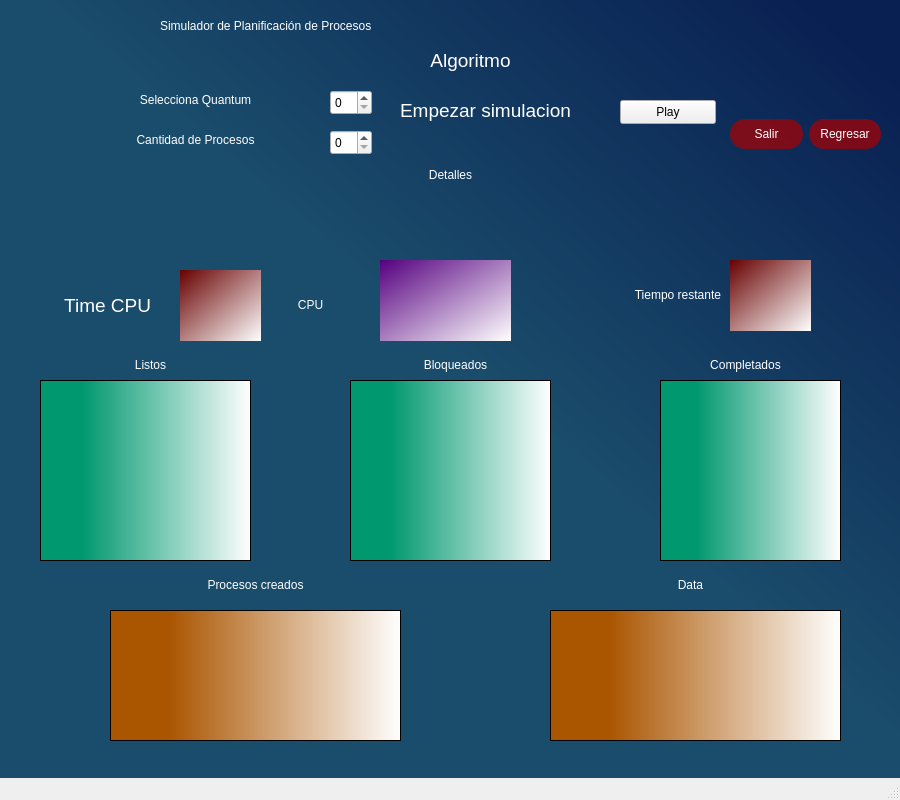
 <widget class="QMainWindow" name="MainWindow">
  <property name="geometry">
   <rect>
    <x>0</x>
    <y>0</y>
    <width>900</width>
    <height>800</height>
   </rect>
  </property>
  <property name="minimumSize">
   <size>
    <width>750</width>
    <height>700</height>
   </size>
  </property>
  <property name="maximumSize">
   <size>
    <width>1000</width>
    <height>2000</height>
   </size>
  </property>
  <property name="windowTitle">
   <string>MainWindow</string>
  </property>
  <property name="styleSheet">
   <string notr="true">QWidget#centralwidget{
background-color: qlineargradient(spread:pad, x1:0.092, y1:0.908909, x2:1, y2:0, stop:0.477273 rgba(26, 76, 107, 255), stop:0.943182 rgba(9, 32, 82, 255));}</string>
  </property>
  <widget class="QWidget" name="centralwidget">
   <widget class="QLabel" name="label">
    <property name="geometry">
     <rect>
      <x>160</x>
      <y>10</y>
      <width>601</width>
      <height>31</height>
     </rect>
    </property>
    <property name="styleSheet">
     <string notr="true">font: 24pt &quot;Sitka Text&quot;;
color: white;</string>
    </property>
    <property name="text">
     <string>Simulador de Planificación de Procesos</string>
    </property>
   </widget>
   <widget class="QLabel" name="label_2">
    <property name="geometry">
     <rect>
      <x>110</x>
      <y>40</y>
      <width>721</width>
      <height>41</height>
     </rect>
    </property>
    <property name="toolTip">
     <string>&lt;html&gt;&lt;head/&gt;&lt;body&gt;&lt;p align=&quot;right&quot;&gt;&lt;br/&gt;&lt;/p&gt;&lt;/body&gt;&lt;/html&gt;</string>
    </property>
    <property name="styleSheet">
     <string notr="true">font: 600 18pt &quot;Segoe UI Semibold&quot;;
color: white;
text-align: center;</string>
    </property>
    <property name="text">
     <string>&lt;html&gt;&lt;head/&gt;&lt;body&gt;&lt;p align=&quot;center&quot;&gt;&lt;span style=&quot; font-size:14pt;&quot;&gt;Algoritmo&lt;/span&gt;&lt;/p&gt;&lt;/body&gt;&lt;/html&gt;</string>
    </property>
   </widget>
   <widget class="QWidget" name="widget" native="true">
    <property name="geometry">
     <rect>
      <x>730</x>
      <y>110</y>
      <width>151</width>
      <height>49</height>
     </rect>
    </property>
    <layout class="QHBoxLayout" name="horizontalLayout">
     <item>
      <widget class="QPushButton" name="salir">
       <property name="styleSheet">
        <string notr="true">font: 600 8pt &quot;Yu Gothic UI Semibold&quot;;
color: white;
border-radius: 15px;
padding: 8px;
background-color: rgba(170, 0, 0, 180);</string>
       </property>
       <property name="text">
        <string>Salir</string>
       </property>
      </widget>
     </item>
     <item>
      <widget class="QPushButton" name="regresar">
       <property name="styleSheet">
        <string notr="true">font: 600 8pt &quot;Yu Gothic UI Semibold&quot;;
color: white;
border-radius: 15px;
padding: 8px;
background-color: rgba(170, 0, 0, 180);</string>
       </property>
       <property name="text">
        <string>Regresar</string>
       </property>
      </widget>
     </item>
    </layout>
   </widget>
   <widget class="QLabel" name="label_3">
    <property name="geometry">
     <rect>
      <x>360</x>
      <y>90</y>
      <width>251</width>
      <height>41</height>
     </rect>
    </property>
    <property name="toolTip">
     <string>&lt;html&gt;&lt;head/&gt;&lt;body&gt;&lt;p align=&quot;right&quot;&gt;&lt;br/&gt;&lt;/p&gt;&lt;/body&gt;&lt;/html&gt;</string>
    </property>
    <property name="styleSheet">
     <string notr="true">font: 600 18pt &quot;Segoe UI Semibold&quot;;
color: white;
text-align: center;</string>
    </property>
    <property name="text">
     <string>&lt;html&gt;&lt;head/&gt;&lt;body&gt;&lt;p align=&quot;center&quot;&gt;&lt;span style=&quot; font-size:14pt;&quot;&gt;Empezar simulacion&lt;/span&gt;&lt;/p&gt;&lt;/body&gt;&lt;/html&gt;</string>
    </property>
   </widget>
   <widget class="QLabel" name="label_7">
    <property name="geometry">
     <rect>
      <x>110</x>
      <y>350</y>
      <width>81</width>
      <height>31</height>
     </rect>
    </property>
    <property name="toolTip">
     <string>&lt;html&gt;&lt;head/&gt;&lt;body&gt;&lt;p align=&quot;right&quot;&gt;&lt;br/&gt;&lt;/p&gt;&lt;/body&gt;&lt;/html&gt;</string>
    </property>
    <property name="styleSheet">
     <string notr="true">font: 600 18pt &quot;Segoe UI Semibold&quot;;
color: white;
text-align: center;</string>
    </property>
    <property name="text">
     <string>&lt;html&gt;&lt;head/&gt;&lt;body&gt;&lt;p align=&quot;center&quot;&gt;Listos&lt;/p&gt;&lt;/body&gt;&lt;/html&gt;</string>
    </property>
   </widget>
   <widget class="QLabel" name="label_8">
    <property name="geometry">
     <rect>
      <x>270</x>
      <y>290</y>
      <width>81</width>
      <height>31</height>
     </rect>
    </property>
    <property name="toolTip">
     <string>&lt;html&gt;&lt;head/&gt;&lt;body&gt;&lt;p align=&quot;right&quot;&gt;&lt;br/&gt;&lt;/p&gt;&lt;/body&gt;&lt;/html&gt;</string>
    </property>
    <property name="styleSheet">
     <string notr="true">font: 600 18pt &quot;Segoe UI Semibold&quot;;
color: white;
text-align: center;</string>
    </property>
    <property name="text">
     <string>&lt;html&gt;&lt;head/&gt;&lt;body&gt;&lt;p align=&quot;center&quot;&gt;CPU&lt;/p&gt;&lt;/body&gt;&lt;/html&gt;</string>
    </property>
   </widget>
   <widget class="QLabel" name="label_9">
    <property name="geometry">
     <rect>
      <x>390</x>
      <y>350</y>
      <width>131</width>
      <height>31</height>
     </rect>
    </property>
    <property name="toolTip">
     <string>&lt;html&gt;&lt;head/&gt;&lt;body&gt;&lt;p align=&quot;right&quot;&gt;&lt;br/&gt;&lt;/p&gt;&lt;/body&gt;&lt;/html&gt;</string>
    </property>
    <property name="styleSheet">
     <string notr="true">font: 600 18pt &quot;Segoe UI Semibold&quot;;
color: white;
text-align: center;</string>
    </property>
    <property name="text">
     <string>&lt;html&gt;&lt;head/&gt;&lt;body&gt;&lt;p align=&quot;center&quot;&gt;Bloqueados&lt;/p&gt;&lt;/body&gt;&lt;/html&gt;</string>
    </property>
   </widget>
   <widget class="QListWidget" name="listaListos">
    <property name="geometry">
     <rect>
      <x>40</x>
      <y>380</y>
      <width>211</width>
      <height>181</height>
     </rect>
    </property>
    <property name="styleSheet">
     <string notr="true">color: qlineargradient(spread:pad, x1:0, y1:0, x2:1, y2:0, stop:0 rgba(0, 25, 62, 251), stop:1 rgba(255, 255, 255, 255));
background-color: qlineargradient(spread:pad, x1:0, y1:0, x2:1, y2:0, stop:0.20 rgb(0, 152, 111), stop:1 rgb(255, 255, 255));</string>
    </property>
   </widget>
   <widget class="QListWidget" name="listaBloqueados">
    <property name="geometry">
     <rect>
      <x>350</x>
      <y>380</y>
      <width>201</width>
      <height>181</height>
     </rect>
    </property>
    <property name="styleSheet">
     <string notr="true">color: qlineargradient(spread:pad, x1:0, y1:0, x2:1, y2:0, stop:0 rgba(0, 25, 62, 251), stop:1 rgba(255, 255, 255, 255));
background-color: qlineargradient(spread:pad, x1:0, y1:0, x2:1, y2:0, stop:0.20 rgb(0, 152, 111), stop:1 rgb(255, 255, 255));</string>
    </property>
   </widget>
   <widget class="QListWidget" name="listaCompletados">
    <property name="geometry">
     <rect>
      <x>660</x>
      <y>380</y>
      <width>181</width>
      <height>181</height>
     </rect>
    </property>
    <property name="styleSheet">
     <string notr="true">color: qlineargradient(spread:pad, x1:0, y1:0, x2:1, y2:0, stop:0 rgba(0, 25, 62, 251), stop:1 rgba(255, 255, 255, 255));
background-color: qlineargradient(spread:pad, x1:0, y1:0, x2:1, y2:0, stop:0.20 rgb(0, 152, 111), stop:1 rgb(255, 255, 255));</string>
    </property>
   </widget>
   <widget class="QLabel" name="label_12">
    <property name="geometry">
     <rect>
      <x>670</x>
      <y>350</y>
      <width>151</width>
      <height>31</height>
     </rect>
    </property>
    <property name="toolTip">
     <string>&lt;html&gt;&lt;head/&gt;&lt;body&gt;&lt;p align=&quot;right&quot;&gt;&lt;br/&gt;&lt;/p&gt;&lt;/body&gt;&lt;/html&gt;</string>
    </property>
    <property name="styleSheet">
     <string notr="true">font: 600 18pt &quot;Segoe UI Semibold&quot;;
color: white;
text-align: center;</string>
    </property>
    <property name="text">
     <string>&lt;html&gt;&lt;head/&gt;&lt;body&gt;&lt;p align=&quot;center&quot;&gt;Completados&lt;/p&gt;&lt;/body&gt;&lt;/html&gt;</string>
    </property>
   </widget>
   <widget class="QLabel" name="label_5">
    <property name="geometry">
     <rect>
      <x>60</x>
      <y>280</y>
      <width>91</width>
      <height>51</height>
     </rect>
    </property>
    <property name="maximumSize">
     <size>
      <width>500</width>
      <height>16777215</height>
     </size>
    </property>
    <property name="toolTip">
     <string>&lt;html&gt;&lt;head/&gt;&lt;body&gt;&lt;p align=&quot;right&quot;&gt;&lt;br/&gt;&lt;/p&gt;&lt;/body&gt;&lt;/html&gt;</string>
    </property>
    <property name="styleSheet">
     <string notr="true">font: 600 18pt &quot;Segoe UI Semibold&quot;;
color: white;
text-align: center;</string>
    </property>
    <property name="text">
     <string>&lt;html&gt;&lt;head/&gt;&lt;body&gt;&lt;p align=&quot;right&quot;&gt;&lt;span style=&quot; font-size:14pt;&quot;&gt;Time CPU&lt;/span&gt;&lt;/p&gt;&lt;/body&gt;&lt;/html&gt;</string>
    </property>
   </widget>
   <widget class="QLabel" name="label_11">
    <property name="geometry">
     <rect>
      <x>180</x>
      <y>270</y>
      <width>81</width>
      <height>71</height>
     </rect>
    </property>
    <property name="palette">
     <palette>
      <active>
       <colorrole role="Button">
        <brush brushstyle="LinearGradientPattern">
         <gradient startx="0.000000000000000" starty="0.000000000000000" endx="1.000000000000000" endy="1.000000000000000" type="LinearGradient" spread="PadSpread" coordinatemode="ObjectBoundingMode">
          <gradientstop position="0.000000000000000">
           <color alpha="255">
            <red>104</red>
            <green>0</green>
            <blue>0</blue>
           </color>
          </gradientstop>
          <gradientstop position="1.000000000000000">
           <color alpha="255">
            <red>255</red>
            <green>255</green>
            <blue>255</blue>
           </color>
          </gradientstop>
         </gradient>
        </brush>
       </colorrole>
       <colorrole role="Base">
        <brush brushstyle="LinearGradientPattern">
         <gradient startx="0.000000000000000" starty="0.000000000000000" endx="1.000000000000000" endy="1.000000000000000" type="LinearGradient" spread="PadSpread" coordinatemode="ObjectBoundingMode">
          <gradientstop position="0.000000000000000">
           <color alpha="255">
            <red>104</red>
            <green>0</green>
            <blue>0</blue>
           </color>
          </gradientstop>
          <gradientstop position="1.000000000000000">
           <color alpha="255">
            <red>255</red>
            <green>255</green>
            <blue>255</blue>
           </color>
          </gradientstop>
         </gradient>
        </brush>
       </colorrole>
       <colorrole role="Window">
        <brush brushstyle="LinearGradientPattern">
         <gradient startx="0.000000000000000" starty="0.000000000000000" endx="1.000000000000000" endy="1.000000000000000" type="LinearGradient" spread="PadSpread" coordinatemode="ObjectBoundingMode">
          <gradientstop position="0.000000000000000">
           <color alpha="255">
            <red>104</red>
            <green>0</green>
            <blue>0</blue>
           </color>
          </gradientstop>
          <gradientstop position="1.000000000000000">
           <color alpha="255">
            <red>255</red>
            <green>255</green>
            <blue>255</blue>
           </color>
          </gradientstop>
         </gradient>
        </brush>
       </colorrole>
      </active>
      <inactive>
       <colorrole role="Button">
        <brush brushstyle="LinearGradientPattern">
         <gradient startx="0.000000000000000" starty="0.000000000000000" endx="1.000000000000000" endy="1.000000000000000" type="LinearGradient" spread="PadSpread" coordinatemode="ObjectBoundingMode">
          <gradientstop position="0.000000000000000">
           <color alpha="255">
            <red>104</red>
            <green>0</green>
            <blue>0</blue>
           </color>
          </gradientstop>
          <gradientstop position="1.000000000000000">
           <color alpha="255">
            <red>255</red>
            <green>255</green>
            <blue>255</blue>
           </color>
          </gradientstop>
         </gradient>
        </brush>
       </colorrole>
       <colorrole role="Base">
        <brush brushstyle="LinearGradientPattern">
         <gradient startx="0.000000000000000" starty="0.000000000000000" endx="1.000000000000000" endy="1.000000000000000" type="LinearGradient" spread="PadSpread" coordinatemode="ObjectBoundingMode">
          <gradientstop position="0.000000000000000">
           <color alpha="255">
            <red>104</red>
            <green>0</green>
            <blue>0</blue>
           </color>
          </gradientstop>
          <gradientstop position="1.000000000000000">
           <color alpha="255">
            <red>255</red>
            <green>255</green>
            <blue>255</blue>
           </color>
          </gradientstop>
         </gradient>
        </brush>
       </colorrole>
       <colorrole role="Window">
        <brush brushstyle="LinearGradientPattern">
         <gradient startx="0.000000000000000" starty="0.000000000000000" endx="1.000000000000000" endy="1.000000000000000" type="LinearGradient" spread="PadSpread" coordinatemode="ObjectBoundingMode">
          <gradientstop position="0.000000000000000">
           <color alpha="255">
            <red>104</red>
            <green>0</green>
            <blue>0</blue>
           </color>
          </gradientstop>
          <gradientstop position="1.000000000000000">
           <color alpha="255">
            <red>255</red>
            <green>255</green>
            <blue>255</blue>
           </color>
          </gradientstop>
         </gradient>
        </brush>
       </colorrole>
      </inactive>
      <disabled>
       <colorrole role="Button">
        <brush brushstyle="LinearGradientPattern">
         <gradient startx="0.000000000000000" starty="0.000000000000000" endx="1.000000000000000" endy="1.000000000000000" type="LinearGradient" spread="PadSpread" coordinatemode="ObjectBoundingMode">
          <gradientstop position="0.000000000000000">
           <color alpha="255">
            <red>104</red>
            <green>0</green>
            <blue>0</blue>
           </color>
          </gradientstop>
          <gradientstop position="1.000000000000000">
           <color alpha="255">
            <red>255</red>
            <green>255</green>
            <blue>255</blue>
           </color>
          </gradientstop>
         </gradient>
        </brush>
       </colorrole>
       <colorrole role="Base">
        <brush brushstyle="LinearGradientPattern">
         <gradient startx="0.000000000000000" starty="0.000000000000000" endx="1.000000000000000" endy="1.000000000000000" type="LinearGradient" spread="PadSpread" coordinatemode="ObjectBoundingMode">
          <gradientstop position="0.000000000000000">
           <color alpha="255">
            <red>104</red>
            <green>0</green>
            <blue>0</blue>
           </color>
          </gradientstop>
          <gradientstop position="1.000000000000000">
           <color alpha="255">
            <red>255</red>
            <green>255</green>
            <blue>255</blue>
           </color>
          </gradientstop>
         </gradient>
        </brush>
       </colorrole>
       <colorrole role="Window">
        <brush brushstyle="LinearGradientPattern">
         <gradient startx="0.000000000000000" starty="0.000000000000000" endx="1.000000000000000" endy="1.000000000000000" type="LinearGradient" spread="PadSpread" coordinatemode="ObjectBoundingMode">
          <gradientstop position="0.000000000000000">
           <color alpha="255">
            <red>104</red>
            <green>0</green>
            <blue>0</blue>
           </color>
          </gradientstop>
          <gradientstop position="1.000000000000000">
           <color alpha="255">
            <red>255</red>
            <green>255</green>
            <blue>255</blue>
           </color>
          </gradientstop>
         </gradient>
        </brush>
       </colorrole>
      </disabled>
     </palette>
    </property>
    <property name="toolTip">
     <string>&lt;html&gt;&lt;head/&gt;&lt;body&gt;&lt;p align=&quot;right&quot;&gt;&lt;br/&gt;&lt;/p&gt;&lt;/body&gt;&lt;/html&gt;</string>
    </property>
    <property name="styleSheet">
     <string notr="true">font: 600 18pt &quot;Segoe UI Semibold&quot;;
text-align: center;
background-color: qlineargradient(spread:pad, x1:0, y1:0, x2:1, y2:1, stop:0 rgb(104, 0, 0), stop:1 rgba(255, 255, 255, 255));
border-radius: x10</string>
    </property>
    <property name="text">
     <string>&lt;html&gt;&lt;head/&gt;&lt;body&gt;&lt;p align=&quot;center&quot;&gt;&lt;br/&gt;&lt;/p&gt;&lt;/body&gt;&lt;/html&gt;</string>
    </property>
    <property name="alignment">
     <set>Qt::AlignCenter</set>
    </property>
   </widget>
   <widget class="QLabel" name="label_CPU">
    <property name="geometry">
     <rect>
      <x>380</x>
      <y>260</y>
      <width>131</width>
      <height>81</height>
     </rect>
    </property>
    <property name="toolTip">
     <string>&lt;html&gt;&lt;head/&gt;&lt;body&gt;&lt;p align=&quot;right&quot;&gt;&lt;br/&gt;&lt;/p&gt;&lt;/body&gt;&lt;/html&gt;</string>
    </property>
    <property name="styleSheet">
     <string notr="true">font: 600 18pt &quot;Segoe UI Semibold&quot;;
background-color: rgb(85, 0, 127);
text-align: center;
background-color: qlineargradient(spread:pad, x1:0, y1:0, x2:1, y2:1, stop:0 rgb(85, 0, 127), stop:1 rgba(255, 255, 255, 255));</string>
    </property>
    <property name="text">
     <string>&lt;html&gt;&lt;head/&gt;&lt;body&gt;&lt;p align=&quot;center&quot;&gt;&lt;br/&gt;&lt;/p&gt;&lt;/body&gt;&lt;/html&gt;</string>
    </property>
    <property name="alignment">
     <set>Qt::AlignCenter</set>
    </property>
   </widget>
   <widget class="QPushButton" name="play">
    <property name="geometry">
     <rect>
      <x>620</x>
      <y>100</y>
      <width>96</width>
      <height>24</height>
     </rect>
    </property>
    <property name="text">
     <string>Play</string>
    </property>
   </widget>
   <widget class="QLabel" name="label_10">
    <property name="geometry">
     <rect>
      <x>400</x>
      <y>160</y>
      <width>101</width>
      <height>31</height>
     </rect>
    </property>
    <property name="toolTip">
     <string>&lt;html&gt;&lt;head/&gt;&lt;body&gt;&lt;p align=&quot;right&quot;&gt;&lt;br/&gt;&lt;/p&gt;&lt;/body&gt;&lt;/html&gt;</string>
    </property>
    <property name="styleSheet">
     <string notr="true">font: 600 18pt &quot;Segoe UI Semibold&quot;;
color: white;
text-align: center;</string>
    </property>
    <property name="text">
     <string>&lt;html&gt;&lt;head/&gt;&lt;body&gt;&lt;p align=&quot;center&quot;&gt;Detalles&lt;/p&gt;&lt;/body&gt;&lt;/html&gt;</string>
    </property>
   </widget>
   <widget class="QLabel" name="label_detalles">
    <property name="geometry">
     <rect>
      <x>40</x>
      <y>210</y>
      <width>831</width>
      <height>31</height>
     </rect>
    </property>
    <property name="toolTip">
     <string>&lt;html&gt;&lt;head/&gt;&lt;body&gt;&lt;p align=&quot;right&quot;&gt;&lt;br/&gt;&lt;/p&gt;&lt;/body&gt;&lt;/html&gt;</string>
    </property>
    <property name="styleSheet">
     <string notr="true">font: 500 18pt &quot;Segoe UI Semibold&quot;;
color: white;
text-align: center;</string>
    </property>
    <property name="text">
     <string>&lt;html&gt;&lt;head/&gt;&lt;body&gt;&lt;p align=&quot;center&quot;&gt;&lt;br/&gt;&lt;/p&gt;&lt;/body&gt;&lt;/html&gt;</string>
    </property>
   </widget>
   <widget class="QListWidget" name="listaPromedios">
    <property name="geometry">
     <rect>
      <x>550</x>
      <y>610</y>
      <width>291</width>
      <height>131</height>
     </rect>
    </property>
    <property name="styleSheet">
     <string notr="true">color: qlineargradient(spread:pad, x1:0, y1:0, x2:1, y2:0, stop:0 rgba(0, 25, 62, 251), stop:1 rgba(255, 255, 255, 255));
background-color: qlineargradient(spread:pad, x1:0, y1:0, x2:1, y2:0, stop:0.20 rgb(170, 85, 0), stop:1 rgb(255, 255, 255));</string>
    </property>
   </widget>
   <widget class="QLabel" name="label_13">
    <property name="geometry">
     <rect>
      <x>640</x>
      <y>570</y>
      <width>101</width>
      <height>31</height>
     </rect>
    </property>
    <property name="toolTip">
     <string>&lt;html&gt;&lt;head/&gt;&lt;body&gt;&lt;p align=&quot;right&quot;&gt;&lt;br/&gt;&lt;/p&gt;&lt;/body&gt;&lt;/html&gt;</string>
    </property>
    <property name="styleSheet">
     <string notr="true">font: 600 18pt &quot;Segoe UI Semibold&quot;;
color: white;
text-align: center;</string>
    </property>
    <property name="text">
     <string>&lt;html&gt;&lt;head/&gt;&lt;body&gt;&lt;p align=&quot;center&quot;&gt;Data&lt;/p&gt;&lt;/body&gt;&lt;/html&gt;</string>
    </property>
   </widget>
   <widget class="QSpinBox" name="quatum">
    <property name="geometry">
     <rect>
      <x>330</x>
      <y>90</y>
      <width>42</width>
      <height>25</height>
     </rect>
    </property>
   </widget>
   <widget class="QLabel" name="label_4">
    <property name="geometry">
     <rect>
      <x>70</x>
      <y>80</y>
      <width>251</width>
      <height>41</height>
     </rect>
    </property>
    <property name="toolTip">
     <string>&lt;html&gt;&lt;head/&gt;&lt;body&gt;&lt;p align=&quot;right&quot;&gt;&lt;br/&gt;&lt;/p&gt;&lt;/body&gt;&lt;/html&gt;</string>
    </property>
    <property name="styleSheet">
     <string notr="true">font: 600 18pt &quot;Segoe UI Semibold&quot;;
color: white;
text-align: center;</string>
    </property>
    <property name="text">
     <string>&lt;html&gt;&lt;head/&gt;&lt;body&gt;&lt;p align=&quot;center&quot;&gt;Selecciona Quantum&lt;/p&gt;&lt;/body&gt;&lt;/html&gt;</string>
    </property>
   </widget>
   <widget class="QLabel" name="label_6">
    <property name="geometry">
     <rect>
      <x>70</x>
      <y>120</y>
      <width>251</width>
      <height>41</height>
     </rect>
    </property>
    <property name="toolTip">
     <string>&lt;html&gt;&lt;head/&gt;&lt;body&gt;&lt;p align=&quot;right&quot;&gt;&lt;br/&gt;&lt;/p&gt;&lt;/body&gt;&lt;/html&gt;</string>
    </property>
    <property name="styleSheet">
     <string notr="true">font: 600 18pt &quot;Segoe UI Semibold&quot;;
color: white;
text-align: center;</string>
    </property>
    <property name="text">
     <string>&lt;html&gt;&lt;head/&gt;&lt;body&gt;&lt;p align=&quot;center&quot;&gt;Cantidad de Procesos&lt;/p&gt;&lt;/body&gt;&lt;/html&gt;</string>
    </property>
   </widget>
   <widget class="QSpinBox" name="cantidad">
    <property name="geometry">
     <rect>
      <x>330</x>
      <y>130</y>
      <width>42</width>
      <height>25</height>
     </rect>
    </property>
   </widget>
   <widget class="QListWidget" name="listaTodosProcesos">
    <property name="geometry">
     <rect>
      <x>110</x>
      <y>610</y>
      <width>291</width>
      <height>131</height>
     </rect>
    </property>
    <property name="styleSheet">
     <string notr="true">color: qlineargradient(spread:pad, x1:0, y1:0, x2:1, y2:0, stop:0 rgba(0, 25, 62, 251), stop:1 rgba(255, 255, 255, 255));
background-color: qlineargradient(spread:pad, x1:0, y1:0, x2:1, y2:0, stop:0.20 rgb(170, 85, 0), stop:1 rgb(255, 255, 255));</string>
    </property>
   </widget>
   <widget class="QLabel" name="label_14">
    <property name="geometry">
     <rect>
      <x>110</x>
      <y>540</y>
      <width>291</width>
      <height>91</height>
     </rect>
    </property>
    <property name="toolTip">
     <string>&lt;html&gt;&lt;head/&gt;&lt;body&gt;&lt;p align=&quot;right&quot;&gt;&lt;br/&gt;&lt;/p&gt;&lt;/body&gt;&lt;/html&gt;</string>
    </property>
    <property name="styleSheet">
     <string notr="true">font: 600 18pt &quot;Segoe UI Semibold&quot;;
color: white;
text-align: center;</string>
    </property>
    <property name="text">
     <string>&lt;html&gt;&lt;head/&gt;&lt;body&gt;&lt;p align=&quot;center&quot;&gt;Procesos creados&lt;/p&gt;&lt;/body&gt;&lt;/html&gt;</string>
    </property>
   </widget>
   <widget class="QLabel" name="tiempoRestante">
    <property name="geometry">
     <rect>
      <x>730</x>
      <y>260</y>
      <width>81</width>
      <height>71</height>
     </rect>
    </property>
    <property name="palette">
     <palette>
      <active>
       <colorrole role="Button">
        <brush brushstyle="LinearGradientPattern">
         <gradient startx="0.000000000000000" starty="0.000000000000000" endx="1.000000000000000" endy="1.000000000000000" type="LinearGradient" spread="PadSpread" coordinatemode="ObjectBoundingMode">
          <gradientstop position="0.000000000000000">
           <color alpha="255">
            <red>104</red>
            <green>0</green>
            <blue>0</blue>
           </color>
          </gradientstop>
          <gradientstop position="1.000000000000000">
           <color alpha="255">
            <red>255</red>
            <green>255</green>
            <blue>255</blue>
           </color>
          </gradientstop>
         </gradient>
        </brush>
       </colorrole>
       <colorrole role="Base">
        <brush brushstyle="LinearGradientPattern">
         <gradient startx="0.000000000000000" starty="0.000000000000000" endx="1.000000000000000" endy="1.000000000000000" type="LinearGradient" spread="PadSpread" coordinatemode="ObjectBoundingMode">
          <gradientstop position="0.000000000000000">
           <color alpha="255">
            <red>104</red>
            <green>0</green>
            <blue>0</blue>
           </color>
          </gradientstop>
          <gradientstop position="1.000000000000000">
           <color alpha="255">
            <red>255</red>
            <green>255</green>
            <blue>255</blue>
           </color>
          </gradientstop>
         </gradient>
        </brush>
       </colorrole>
       <colorrole role="Window">
        <brush brushstyle="LinearGradientPattern">
         <gradient startx="0.000000000000000" starty="0.000000000000000" endx="1.000000000000000" endy="1.000000000000000" type="LinearGradient" spread="PadSpread" coordinatemode="ObjectBoundingMode">
          <gradientstop position="0.000000000000000">
           <color alpha="255">
            <red>104</red>
            <green>0</green>
            <blue>0</blue>
           </color>
          </gradientstop>
          <gradientstop position="1.000000000000000">
           <color alpha="255">
            <red>255</red>
            <green>255</green>
            <blue>255</blue>
           </color>
          </gradientstop>
         </gradient>
        </brush>
       </colorrole>
      </active>
      <inactive>
       <colorrole role="Button">
        <brush brushstyle="LinearGradientPattern">
         <gradient startx="0.000000000000000" starty="0.000000000000000" endx="1.000000000000000" endy="1.000000000000000" type="LinearGradient" spread="PadSpread" coordinatemode="ObjectBoundingMode">
          <gradientstop position="0.000000000000000">
           <color alpha="255">
            <red>104</red>
            <green>0</green>
            <blue>0</blue>
           </color>
          </gradientstop>
          <gradientstop position="1.000000000000000">
           <color alpha="255">
            <red>255</red>
            <green>255</green>
            <blue>255</blue>
           </color>
          </gradientstop>
         </gradient>
        </brush>
       </colorrole>
       <colorrole role="Base">
        <brush brushstyle="LinearGradientPattern">
         <gradient startx="0.000000000000000" starty="0.000000000000000" endx="1.000000000000000" endy="1.000000000000000" type="LinearGradient" spread="PadSpread" coordinatemode="ObjectBoundingMode">
          <gradientstop position="0.000000000000000">
           <color alpha="255">
            <red>104</red>
            <green>0</green>
            <blue>0</blue>
           </color>
          </gradientstop>
          <gradientstop position="1.000000000000000">
           <color alpha="255">
            <red>255</red>
            <green>255</green>
            <blue>255</blue>
           </color>
          </gradientstop>
         </gradient>
        </brush>
       </colorrole>
       <colorrole role="Window">
        <brush brushstyle="LinearGradientPattern">
         <gradient startx="0.000000000000000" starty="0.000000000000000" endx="1.000000000000000" endy="1.000000000000000" type="LinearGradient" spread="PadSpread" coordinatemode="ObjectBoundingMode">
          <gradientstop position="0.000000000000000">
           <color alpha="255">
            <red>104</red>
            <green>0</green>
            <blue>0</blue>
           </color>
          </gradientstop>
          <gradientstop position="1.000000000000000">
           <color alpha="255">
            <red>255</red>
            <green>255</green>
            <blue>255</blue>
           </color>
          </gradientstop>
         </gradient>
        </brush>
       </colorrole>
      </inactive>
      <disabled>
       <colorrole role="Button">
        <brush brushstyle="LinearGradientPattern">
         <gradient startx="0.000000000000000" starty="0.000000000000000" endx="1.000000000000000" endy="1.000000000000000" type="LinearGradient" spread="PadSpread" coordinatemode="ObjectBoundingMode">
          <gradientstop position="0.000000000000000">
           <color alpha="255">
            <red>104</red>
            <green>0</green>
            <blue>0</blue>
           </color>
          </gradientstop>
          <gradientstop position="1.000000000000000">
           <color alpha="255">
            <red>255</red>
            <green>255</green>
            <blue>255</blue>
           </color>
          </gradientstop>
         </gradient>
        </brush>
       </colorrole>
       <colorrole role="Base">
        <brush brushstyle="LinearGradientPattern">
         <gradient startx="0.000000000000000" starty="0.000000000000000" endx="1.000000000000000" endy="1.000000000000000" type="LinearGradient" spread="PadSpread" coordinatemode="ObjectBoundingMode">
          <gradientstop position="0.000000000000000">
           <color alpha="255">
            <red>104</red>
            <green>0</green>
            <blue>0</blue>
           </color>
          </gradientstop>
          <gradientstop position="1.000000000000000">
           <color alpha="255">
            <red>255</red>
            <green>255</green>
            <blue>255</blue>
           </color>
          </gradientstop>
         </gradient>
        </brush>
       </colorrole>
       <colorrole role="Window">
        <brush brushstyle="LinearGradientPattern">
         <gradient startx="0.000000000000000" starty="0.000000000000000" endx="1.000000000000000" endy="1.000000000000000" type="LinearGradient" spread="PadSpread" coordinatemode="ObjectBoundingMode">
          <gradientstop position="0.000000000000000">
           <color alpha="255">
            <red>104</red>
            <green>0</green>
            <blue>0</blue>
           </color>
          </gradientstop>
          <gradientstop position="1.000000000000000">
           <color alpha="255">
            <red>255</red>
            <green>255</green>
            <blue>255</blue>
           </color>
          </gradientstop>
         </gradient>
        </brush>
       </colorrole>
      </disabled>
     </palette>
    </property>
    <property name="toolTip">
     <string>&lt;html&gt;&lt;head/&gt;&lt;body&gt;&lt;p align=&quot;right&quot;&gt;&lt;br/&gt;&lt;/p&gt;&lt;/body&gt;&lt;/html&gt;</string>
    </property>
    <property name="styleSheet">
     <string notr="true">font: 600 18pt &quot;Segoe UI Semibold&quot;;
text-align: center;
background-color: qlineargradient(spread:pad, x1:0, y1:0, x2:1, y2:1, stop:0 rgb(104, 0, 0), stop:1 rgba(255, 255, 255, 255));
border-radius: x10</string>
    </property>
    <property name="text">
     <string>&lt;html&gt;&lt;head/&gt;&lt;body&gt;&lt;p align=&quot;right&quot;&gt;&lt;br/&gt;&lt;/p&gt;&lt;/body&gt;&lt;/html&gt;</string>
    </property>
    <property name="alignment">
     <set>Qt::AlignCenter</set>
    </property>
   </widget>
   <widget class="QLabel" name="label_16">
    <property name="geometry">
     <rect>
      <x>450</x>
      <y>270</y>
      <width>271</width>
      <height>51</height>
     </rect>
    </property>
    <property name="maximumSize">
     <size>
      <width>500</width>
      <height>16777215</height>
     </size>
    </property>
    <property name="toolTip">
     <string>&lt;html&gt;&lt;head/&gt;&lt;body&gt;&lt;p align=&quot;right&quot;&gt;&lt;br/&gt;&lt;/p&gt;&lt;/body&gt;&lt;/html&gt;</string>
    </property>
    <property name="styleSheet">
     <string notr="true">font: 600 18pt &quot;Segoe UI Semibold&quot;;
color: white;
text-align: center;</string>
    </property>
    <property name="text">
     <string>&lt;html&gt;&lt;head/&gt;&lt;body&gt;&lt;p align=&quot;right&quot;&gt;Tiempo restante&lt;/p&gt;&lt;/body&gt;&lt;/html&gt;</string>
    </property>
   </widget>
  </widget>
  <widget class="QMenuBar" name="menubar">
   <property name="geometry">
    <rect>
     <x>0</x>
     <y>0</y>
     <width>900</width>
     <height>21</height>
    </rect>
   </property>
  </widget>
  <widget class="QStatusBar" name="statusbar"/>
 </widget>
